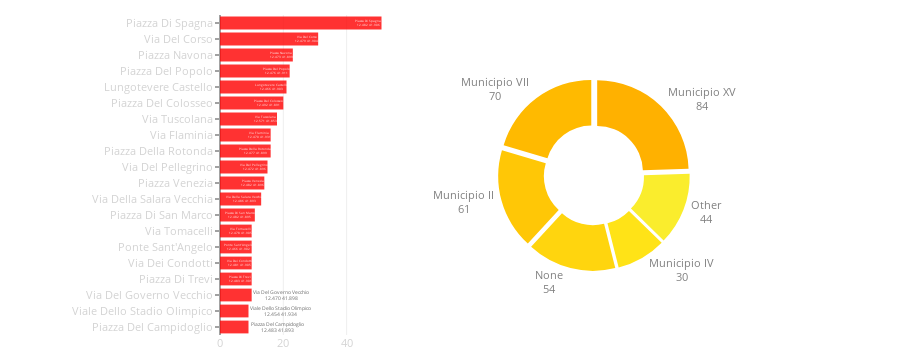

The cell this chart's notebook holds for it:
### Code cell
street_area_combine(city_data)

### Figure 1 — Plotly figure (JSON) as saved in the notebook; plotly's stock layout.template omitted (floating-point values rounded to 4 significant figures)
{"data": [{"hoverinfo": "text", "marker": {"color": "red"}, "opacity": 0.8, "orientation": "h", "showlegend": false, "text": ["Piazza Di Spagna<br>12.482 41.906", "Via Del Corso<br>12.479 41.904", "Piazza Navona<br>12.473 41.899", "Piazza Del Popolo<br>12.476 41.911", "Lungotevere Castello<br>12.466 41.903", "Piazza Del Colosseo<br>12.492 41.891", "Via Tuscolana<br>12.571 41.853", "Via Flaminia<br>12.470 41.931", "Piazza Della Rotonda<br>12.477 41.899", "Via Del Pellegrino<br>12.472 41.896", "Piazza Venezia<br>12.482 41.896", "Via Della Salara Vecchia<br>12.486 41.893", "Piazza Di San Marco<br>12.482 41.895", "Via Tomacelli<br>12.478 41.905", "Ponte Sant'Angelo<br>12.466 41.902", "Via Dei Condotti<br>12.481 41.905", "Piazza Di Trevi<br>12.483 41.901", "Via Del Governo Vecchio<br>12.470 41.898", "Viale Dello Stadio Olimpico<br>12.454 41.934", "Piazza Del Campidoglio<br>12.483 41.893"], "type": "bar", "uid": "183a8902-3c32-11e9-90fe-3c15c2cf2370", "x": [51, 31, 23, 22, 21, 20, 18, 16, 16, 15, 14, 13, 11, 10, 10, 10, 10, 10, 9, 9], "y": ["Piazza Di Spagna", "Via Del Corso", "Piazza Navona", "Piazza Del Popolo", "Lungotevere Castello", "Piazza Del Colosseo", "Via Tuscolana", "Via Flaminia", "Piazza Della Rotonda", "Via Del Pellegrino", "Piazza Venezia", "Via Della Salara Vecchia", "Piazza Di San Marco", "Via Tomacelli", "Ponte Sant'Angelo", "Via Dei Condotti", "Piazza Di Trevi", "Via Del Governo Vecchio", "Viale Dello Stadio Olimpico", "Piazza Del Campidoglio"]}, {"domain": {"x": [0.1, 1], "y": [0.2, 0.8]}, "hole": 0.5, "hoverinfo": "label+percent+value", "labels": ["Municipio XV", "Municipio VII", "Municipio II", "None", "Municipio IV", "Other"], "marker": {"colors": ["#ffb100", "#ffba00", "#ffc706", "#ffd50e", "#ffe317", "#faed2d"]}, "pull": 0.05, "sort": false, "textfont": {"color": "grey", "size": 11}, "textinfo": "label+value", "textposition": "outside", "type": "pie", "uid": "183ddfba-3c32-11e9-b437-3c15c2cf2370", "values": [84, 70, 61, 54, 30, 44]}], "layout": {"height": 350, "hovermode": "closest", "margin": {"b": 15, "l": 220, "r": 0, "t": 15}, "showlegend": false, "width": 900, "xaxis": {"domain": [0, 0.25], "tickfont": {"color": "lightgrey", "size": 11}}, "yaxis": {"autorange": "reversed", "domain": [0, 1], "tickfont": {"color": "lightgrey", "size": 11}, "ticklen": 4}}}
